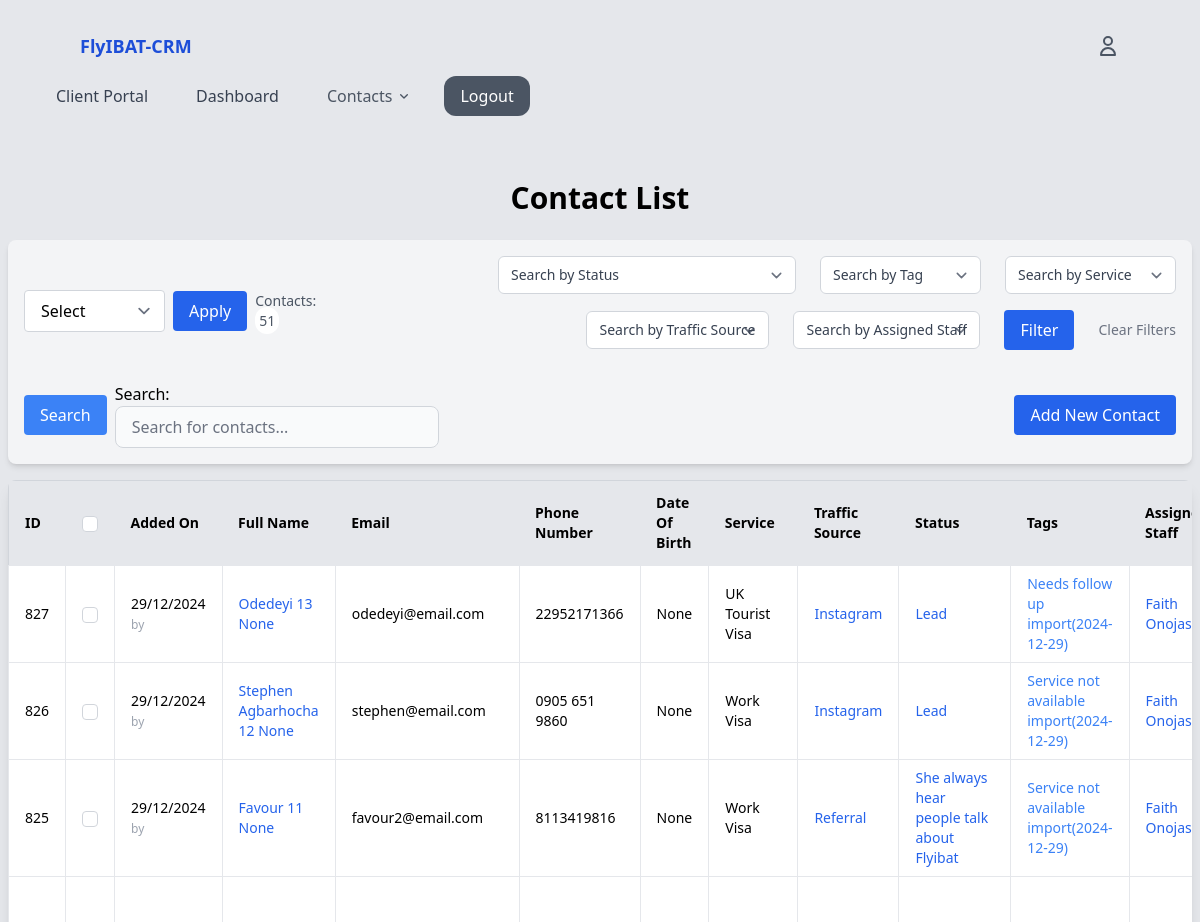
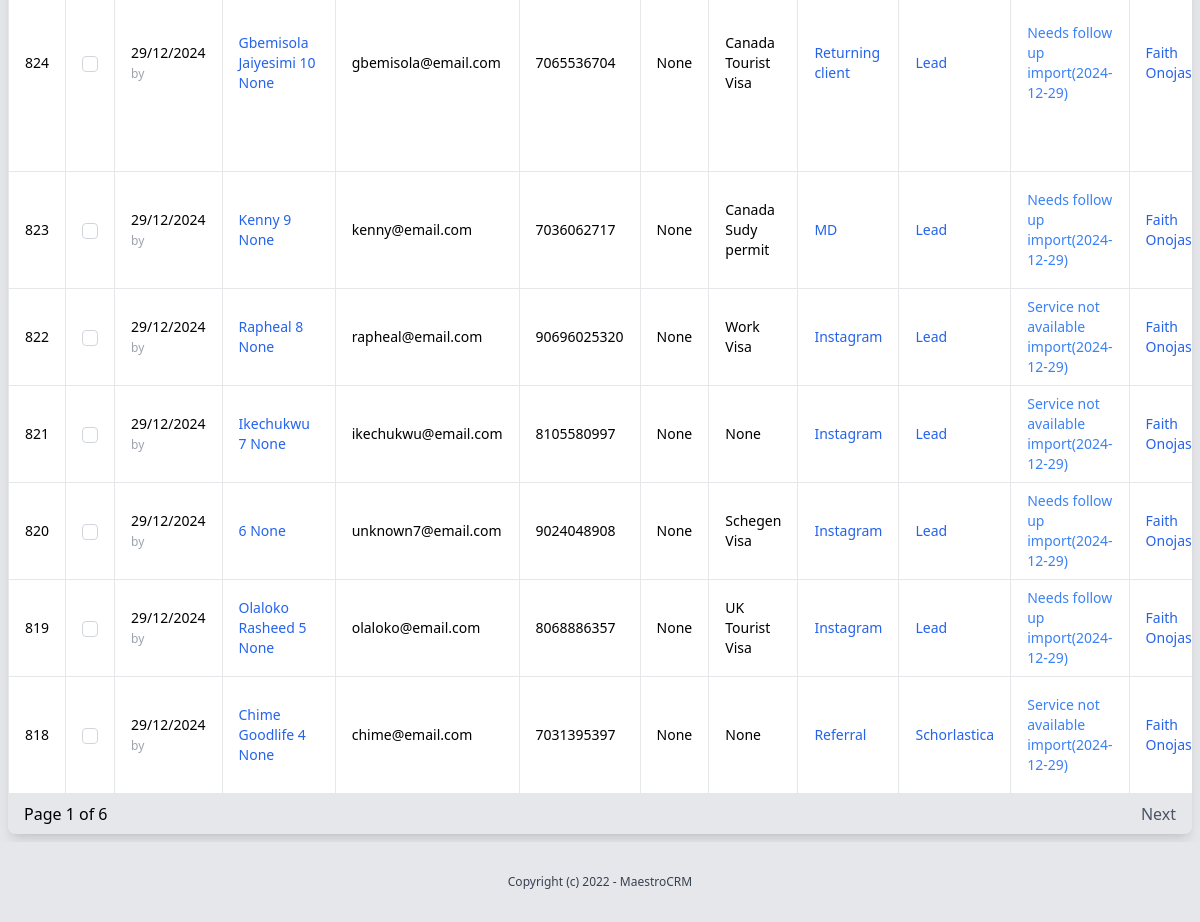
Before: /contacts/assigned-contacts/ (signed in) with the older database file (2 pictures, top to bottom).
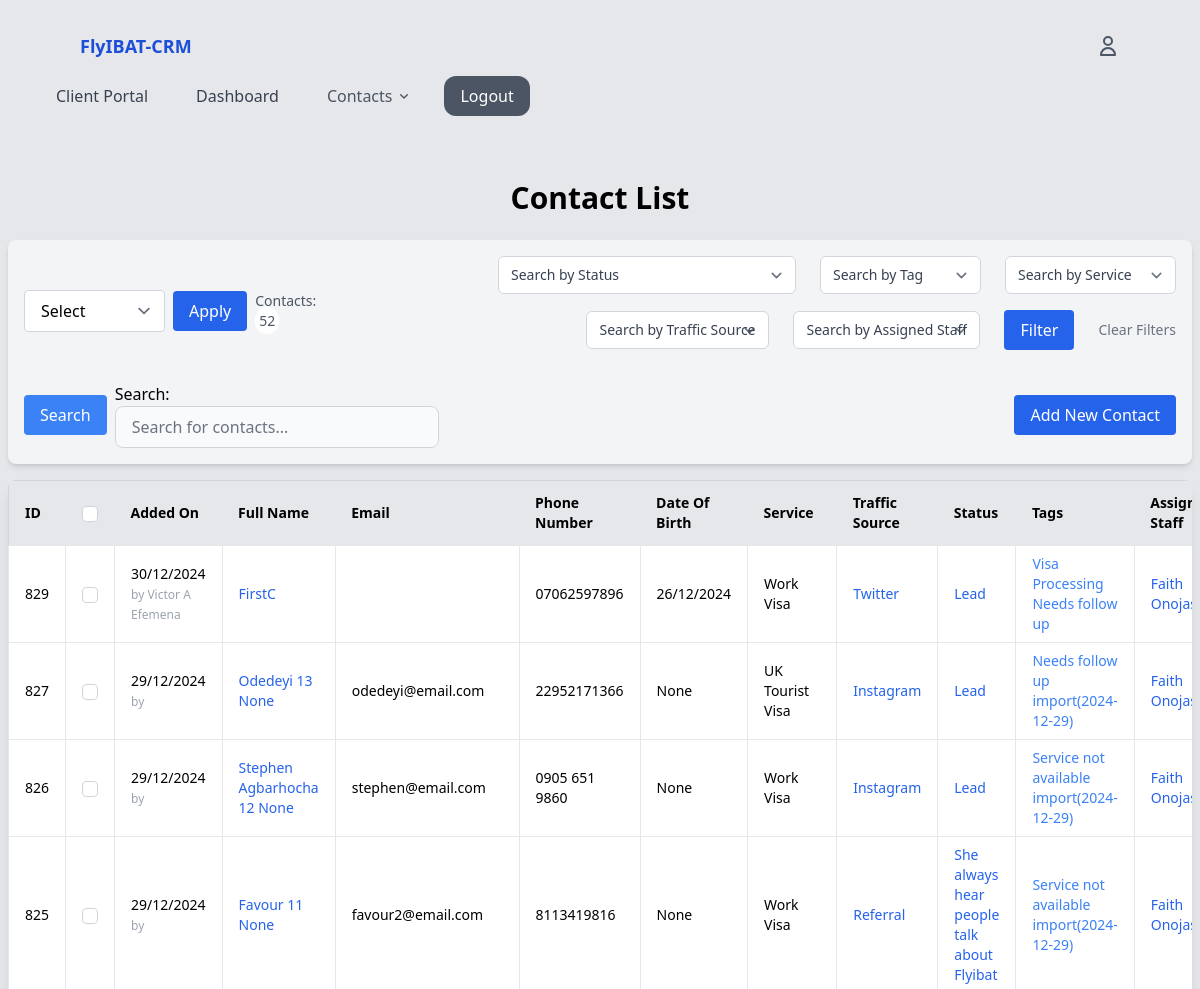
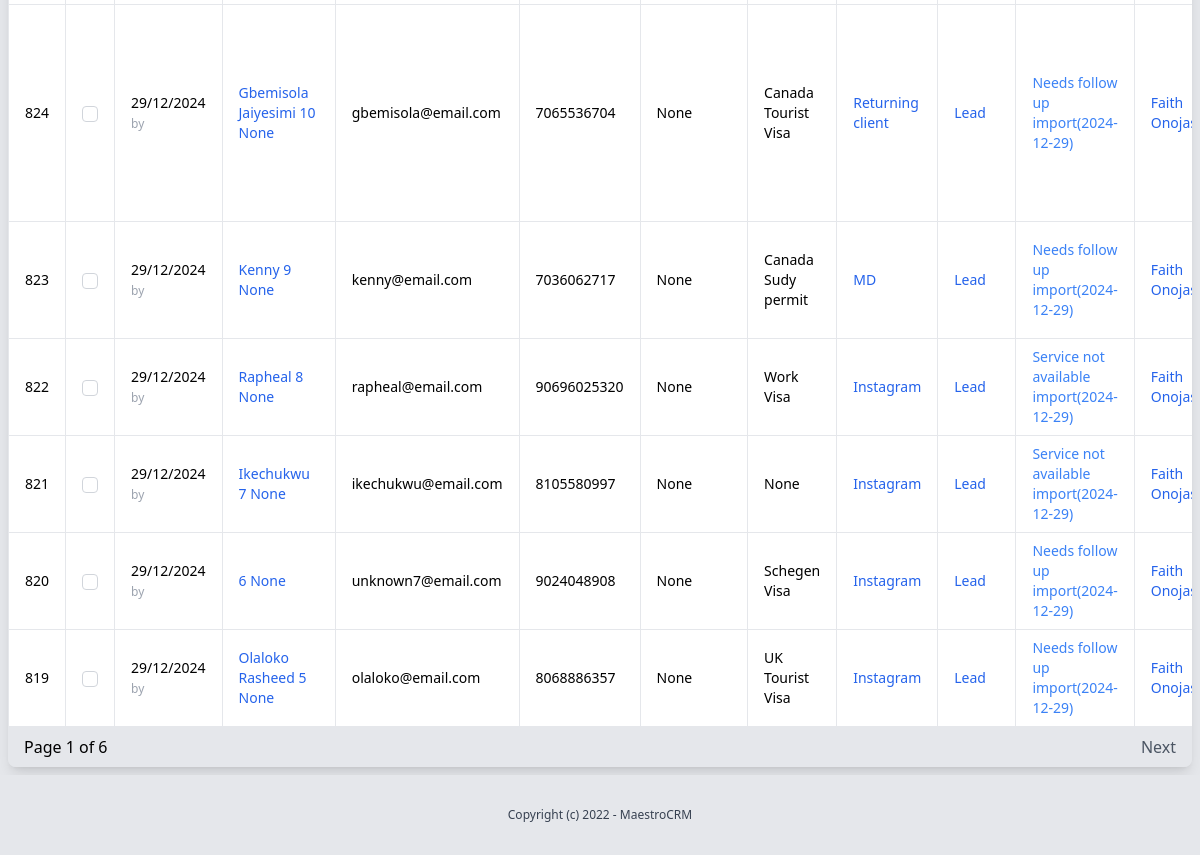
After: the same page with the newer database file (2 pictures, top to bottom).
### contacts/models.py (models this page shows, shortened)
class Contact(models.Model):
    user = models.OneToOneField(User, on_delete=models.SET_NULL, related_name='contact', null=True, blank=True)
    first_name = models.CharField(max_length=150, blank=True, null=True)
    middle_name = models.CharField(max_length=100, blank=True, null=True)
    last_name = models.CharField(max_length=150, blank=True, null=True)
    email = models.EmailField(blank=True, null=True)
    phone_number = models.CharField(max_length=15, blank=True)
    gender = models.CharField(max_length=10, choices=[('M', 'Male'), ('F', 'Female')], blank=True)
    marital_status = models.CharField(max_length=20, choices=[('Single', 'Single'), ('Married', 'Married'), ('Divorced', 'Divorced'), ('Widowed', 'Widowed'), ('Other', 'Other')], blank=True)
    date_of_birth = models.DateTimeField(blank=True, null=True)
    address_line1 = models.CharField(max_length=255, blank=True, null=True)
    address_line2 = models.CharField(max_length=255, blank=True, null=True)
    city = models.CharField(max_length=100, blank=True, null=True)
    state = models.CharField(max_length=100, blank=True, null=True)
    country = models.CharField(max_length=50, blank=True, null=True)
    postal_code = models.CharField(max_length=20, blank=True, null=True)
    services = models.ForeignKey(Service, on_delete=models.SET_NULL, null=True, blank=True, related_name='contacts')
    status = models.ForeignKey(Status, on_delete=models.SET_NULL, related_name='contacts', null=True, blank=True)
    tags = models.ManyToManyField(Tag, blank=True, related_name='contacts')
    assigned_staff = models.ForeignKey(User, on_delete=models.SET_NULL, null=True, blank=True, related_name='assigned_contacts')
    traffic_source = models.ForeignKey(TrafficSource, on_delete=models.SET_NULL, null=True, blank=True, related_name='traffic_source_contact')
    new_or_old = models.CharField(max_length=20, choices=[('New', 'New'), ('Old', 'Old')], blank=True) #Can help in scheduling follow-ups or communications.
    referred_by = models.ForeignKey(User, on_delete=models.SET_NULL, null=True, related_name='referee_contacts')
    preferred_contact_method = models.CharField(max_length=20, choices=[('Email', 'Email'), ('Phone', 'Phone'), ('Text', 'Text'), ('Mail', 'Mail')], blank=True) #Helps in choosing how to best reach the contact.
    contact_frequency = models.CharField(max_length=20, choices=[('Daily', 'Daily'), ('Weekly', 'Weekly'), ('Monthly', 'Monthly'), ('On Demand', 'On Demand')], blank=True) #Can help in scheduling follow-ups or communications.
    created_by = models.ForeignKey(User, on_delete=models.SET_NULL, null=True, related_name='created_contacts')
    created_at = models.DateTimeField(auto_now_add=True)
    modified_at = models.DateTimeField(auto_now=True) #Can be used to track last contacted
    updated_by = models.ForeignKey(User, on_delete=models.SET_NULL, null=True, related_name='updated_contacts')
    close_date = models.DateTimeField(blank=True, null=True)
    custom_field_1 = models.CharField(max_length=255, blank=True, null=True)#Depending on business needs, might have specific data points to track. This could be expanded with more fields or dynamically through a generic foreign key to a custom field model.
    marketing_consent = models.BooleanField(default=False, help_text="Has this contact consented to marketing communications?")
    gdpr_compliant = models.BooleanField(default=False, help_text="Is this contact GDPR compliant?")

### settings/models.py (models this page shows)
class Service(models.Model):
    name = models.CharField(max_length=50, unique=True)  # e.g., 'Active', 'Inactive', 'Pending'
    def __str__(self):
        return self.name

class TrafficSource(models.Model):
    name = models.CharField(max_length=50, unique=True)  # e.g., 'Active', 'Inactive', 'Pending'
    def __str__(self):
        return self.name

class Status(models.Model):
    name = models.CharField(max_length=50, unique=True)  # e.g., 'Active', 'Inactive', 'Pending'
    def __str__(self):
        return self.name
    class Meta:
        verbose_name_plural = "Statuses"

class Tag(models.Model):
    name = models.CharField(max_length=50, unique=True)
    category = models.ForeignKey(TagCategory, on_delete=models.SET_NULL, null=True, blank=True, related_name='segments')
    def __str__(self):
        return self.name

### contacts/views.py (the view)
# urls.py: path("assigned-contacts/", views.my_assigned_contacts, name='my_assigned_contacts'),
@login_required
def my_assigned_contacts(request):
    recent_feedback_log_title = Log.objects.filter(
        contact=OuterRef('pk'),  # Match the Log with the Contact
        log_type='feedback'      # Filter only feedback logs
    ).order_by('-created_at').values('log_title')[:1]  # Get the most recent log title
    recent_feedback_log_description = Log.objects.filter(
        contact=OuterRef('pk'),
        log_type='feedback'
    ).order_by('-created_at').values('log_description')[:1]  # Get the most recent log description
    contacts = Contact.objects.select_related('user').filter(
        assigned_staff= request.user
    ).annotate(
        recent_feedback_log_title=Coalesce(Subquery(recent_feedback_log_title, output_field=CharField()), Value('No Feedback')),
        recent_feedback_log_description=Coalesce(Subquery(recent_feedback_log_description, output_field=CharField()), Value('No Description'))
    ).order_by('-modified_at')
    paginator = Paginator(contacts, 10)  # Show 10 contacts per page
    page_number = request.GET.get('page')
    page_contacts = paginator.get_page(page_number)
    form = ContactCreationForm()
    filter_form = ContactFilterForm()
    search_form = ContactSearchForm()
    context = {
        'contacts': page_contacts,
        'form': form,
        'filter_form': filter_form,
        'search_form': search_form,
    }
    return render(request, 'contact/contact_list.html', context)

### core/context_processors.py (called while the page is built)
def user_roles(request):
    if request.user.is_authenticated:
        groups = request.user.groups.values_list('name', flat=True)
        return {'user_roles': groups}
    return {}

### contacts/templates/contact/contact_list.html (shortened to what the changed rows need)
{% extends 'core/base.html' %}
{% block content %}
<div class="p-2 w-full mx-auto mt-10">
    <h2 class="text-3xl font-bold mb-6 text-center">Contact List</h2>
    <div class="bg-gray-100 rounded-lg shadow-md p-4 mb-4">
        <div class="flex flex-col md:flex-row justify-between items-center gap-2">
            <form>
                <div class="w-full md:w-auto flex items-center space-x-2">
                    <div class="text-sm text-gray-600">Contacts: <span class="bg-white p-1 rounded-xl">
                        {{contacts.paginator.count}}</span>
                    </div>
                </div>
            </form>
        </div>
    </div>
    <div class="overflow-x-auto shadow-lg rounded-lg mt-4">
        <table class="min-w-full bg-white border border-gray-300">
            <thead class="bg-gray-200 text-sm font-semibold text-left">
                <tr>
                    <th class="px-4 py-3 w-40">ID</th>
                    <th class="px-4 py-3 w-12">
                        <input id="select-all" type="checkbox" class="rounded border-gray-300">
                    </th>
                    <th class="px-4 py-3 w-40">Added On</th>
                    <th class="px-4 py-3 w-60">Full Name</th>
                    <th class="px-4 py-3 w-40">Email</th>
                    <th class="px-4 py-3 w-40">Phone Number</th>
                    <th class="px-4 py-3 w-40">Date Of Birth</th>
                    <th class="px-4 py-3 w-40">Service</th>
                    <th class="px-4 py-3 w-60">Traffic Source</th>
                    <th class="px-4 py-3 w-40">Status</th>
                    <th class="px-4 py-3 w-40">Tags</th>
                    <th class="px-4 py-3 w-60">Assigned Staff</th>
                </tr>
            </thead>
            <tbody class="text-sm">
                {% for contact in contacts %}
                <tr class="hover:bg-gray-50 transition duration-200">
                    <td class="border px-4 py-2">{{ contact.id }}</td>
                    <td class="border px-4 py-2">
                        <input type="checkbox" name="selected_contacts" value="{{ contact.id }}"
                            class="rounded border-gray-300">
                    </td>
                    <td class="border px-4 py-2">{{ contact.created_at|date:"d/m/Y" }}<br>
                        <span class="text-gray-400 text-xs">by {{ contact.created_by.get_full_name }}</span>
                    </td>
                    <td class="border px-4 py-2">
                        <a href="{% url 'contact_detail' contact.id %}" class="text-blue-600 hover:underline">{{contact.user.first_name }} {{ contact.user.last_name }} {{contact.first_name}} </a>
                    </td>
                    <td class="border px-4 py-2">{{ contact.user.email }}</td>
                    <td class="border px-4 py-2">{{ contact.phone_number }}</td>
                    <td class="border px-4 py-2">{{ contact.date_of_birth|date:"d/m/Y"|default:'None' }}</td>
                    <td class="border px-4 py-2">{{ contact.services }}</td>
                    <td class="border px-4 py-2">
                        {% if contact.traffic_source %}
                        <a href="{% url 'contacts_by_traffic_source' contact.traffic_source.id %}"
                            class="text-blue-600 hover:underline">{{ contact.traffic_source.name }}</a>
                        {% else %}
                        <span class="text-xs">No Source</span>
                        {% endif %}
                    </td>
                    <td class="border px-4 py-2">
                        {% if contact.status %}
                        <a href="{% url 'contacts_by_status' contact.status.id %}"
                            class="text-blue-600 hover:underline">{{ contact.status }}</a>
                        {% else %}
                        <span>None</span>
                        {% endif %}
                    </td>
                    <td class="border px-4 py-2 text-blue-500">
                        {% for tag in contact.tags.all %}
                         <span class="tagStyle">
                        <a href="{% url 'contacts_by_tag' tag.id %}" class="hover:underline block">{{ tag.name }}</a>
                         </span>
                        {% empty %}
                        <span>No Tags</span>
                        {% endfor %}
                    </td>
                    <td class="border px-4 py-2">
                        {% if contact.assigned_staff %}
                        <a href="{% url 'contacts_by_assigned_staff' contact.assigned_staff.id %}"
                            class="text-blue-600 hover:underline">{{ contact.assigned_staff.get_full_name }}</a>
                        {% else %}
                        <span class="text-xs">Not Assigned</span>
                        {% endif %}
                    </td>
                </tr>
                {% empty %}
                <tr>
                    <td colspan="14" class="py-4 text-center">No contacts found.</td>
                </tr>
                {% endfor %}
            </tbody>
        </table>
    </div>
</div>
{% endblock %}

Changed rows visible on the page:
no longer on this page (row unchanged): Contact: id "818", created_at "29/12/2024", user.first_name "Chime Goodlife", user.last_name "4", first_name "None", user.email "chime@email.com", phone_number "7031395397", date_of_birth "None", services "None", traffic_source.name "Referral", status "Schorlastica", assigned_staff.get_full_name "Faith…", Tag (name "Service not available"), Tag (name "import(2024-12-29)")
added Contact: id "829", created_at "30/12/2024", created_by.get_full_name "Victor A Efemena", first_name "FirstC", phone_number "07062597896", date_of_birth "26/12/2024", services "Work Visa", traffic_source.name "Twitter", status "Lead", assigned_staff.get_full_name "Faith…", Tag (name "Needs follow up")
now on this page (row unchanged): Tag: name "Visa Processing", shown under "829"
Other visible differences:
{{ contacts.paginator.count }}: "51" → "52"
